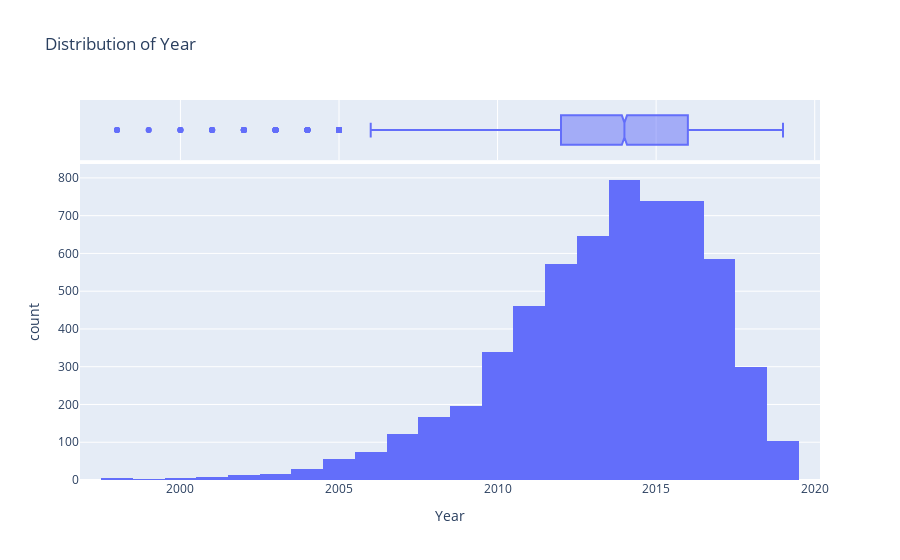
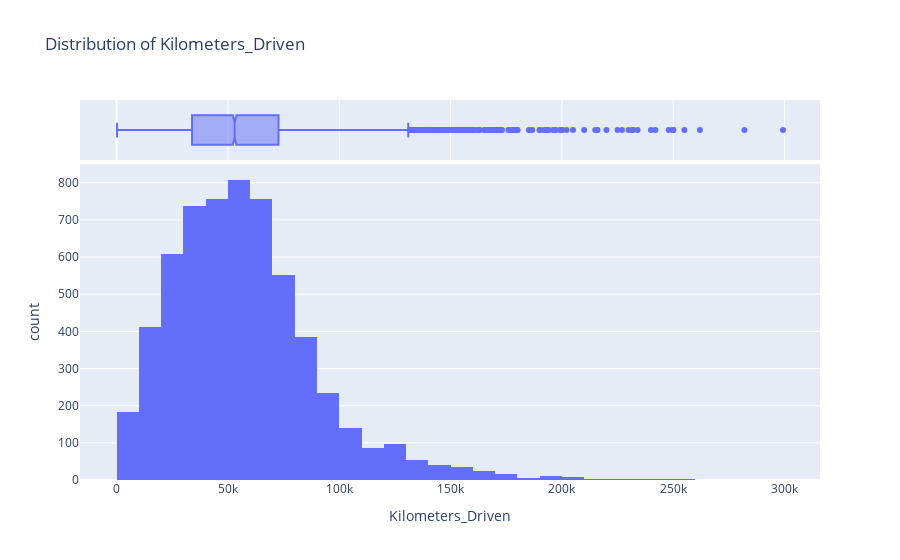
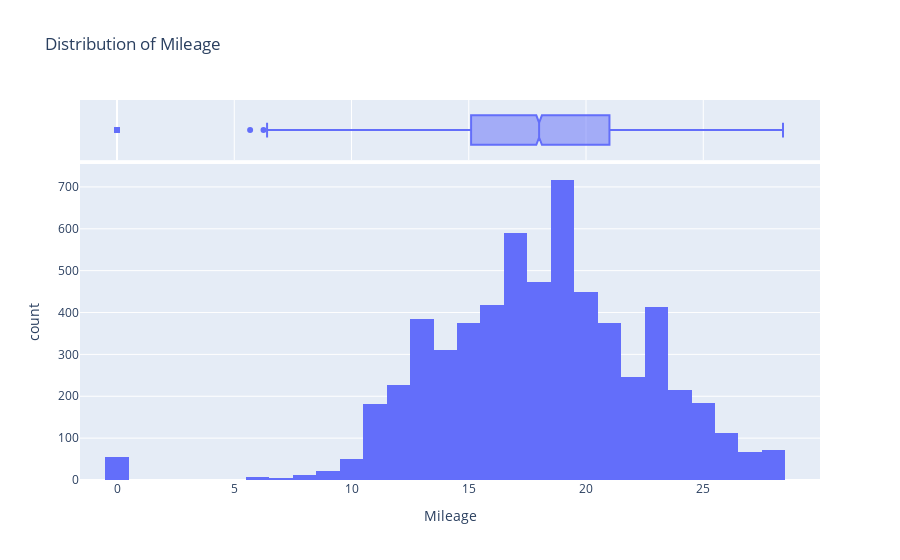
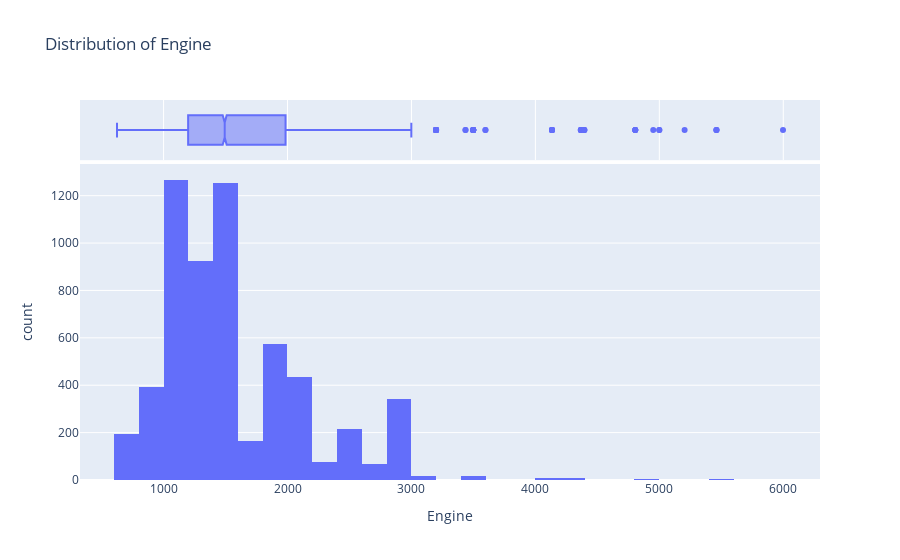

The notebook cell these images were saved under, in order:
### Code cell
numeric_cols = df_c.select_dtypes(include=[np.number]).columns.tolist()

for col in numeric_cols:
    fig = px.histogram(df_c, x=col, marginal='box', title=f'Distribution of {col}', nbins=30)
    fig.show()

### Figure 1 — Plotly figure (JSON) as saved in the notebook; plotly's stock layout.template omitted (floating-point values rounded to 4 significant figures; data arrays with more than 128 entries replaced by an {"elided": "..."} marker saying what was removed)
{"data": [{"alignmentgroup": "True", "bingroup": "x", "hovertemplate": "Year=%{x}<br>count=%{y}<extra></extra>", "legendgroup": "", "marker": {"color": "#636efa", "pattern": {"shape": ""}}, "name": "", "nbinsx": 30, "offsetgroup": "", "orientation": "v", "showlegend": false, "type": "histogram", "x": {"elided": "5966 int values"}, "xaxis": "x", "yaxis": "y"}, {"alignmentgroup": "True", "hovertemplate": "Year=%{x}<extra></extra>", "legendgroup": "", "marker": {"color": "#636efa"}, "name": "", "notched": true, "offsetgroup": "", "showlegend": false, "type": "box", "x": {"elided": "5966 int values"}, "xaxis": "x2", "yaxis": "y2"}], "layout": {"barmode": "relative", "legend": {"tracegroupgap": 0}, "title": {"text": "Distribution of Year"}, "xaxis": {"anchor": "y", "domain": [0, 1], "title": {"text": "Year"}}, "xaxis2": {"anchor": "y2", "domain": [0, 1], "matches": "x", "showgrid": true, "showticklabels": false}, "yaxis": {"anchor": "x", "domain": [0, 0.8316], "title": {"text": "count"}}, "yaxis2": {"anchor": "x2", "domain": [0.8416, 1], "matches": "y2", "showgrid": false, "showline": false, "showticklabels": false, "ticks": ""}}}

### Figure 2 — Plotly figure (JSON) as saved in the notebook; plotly's stock layout.template omitted (floating-point values rounded to 4 significant figures; data arrays with more than 128 entries replaced by an {"elided": "..."} marker saying what was removed)
{"data": [{"alignmentgroup": "True", "bingroup": "x", "hovertemplate": "Kilometers_Driven=%{x}<br>count=%{y}<extra></extra>", "legendgroup": "", "marker": {"color": "#636efa", "pattern": {"shape": ""}}, "name": "", "nbinsx": 30, "offsetgroup": "", "orientation": "v", "showlegend": false, "type": "histogram", "x": {"elided": "5966 int values"}, "xaxis": "x", "yaxis": "y"}, {"alignmentgroup": "True", "hovertemplate": "Kilometers_Driven=%{x}<extra></extra>", "legendgroup": "", "marker": {"color": "#636efa"}, "name": "", "notched": true, "offsetgroup": "", "showlegend": false, "type": "box", "x": {"elided": "5966 int values"}, "xaxis": "x2", "yaxis": "y2"}], "layout": {"barmode": "relative", "legend": {"tracegroupgap": 0}, "title": {"text": "Distribution of Kilometers_Driven"}, "xaxis": {"anchor": "y", "domain": [0, 1], "title": {"text": "Kilometers_Driven"}}, "xaxis2": {"anchor": "y2", "domain": [0, 1], "matches": "x", "showgrid": true, "showticklabels": false}, "yaxis": {"anchor": "x", "domain": [0, 0.8316], "title": {"text": "count"}}, "yaxis2": {"anchor": "x2", "domain": [0.8416, 1], "matches": "y2", "showgrid": false, "showline": false, "showticklabels": false, "ticks": ""}}}

### Figure 3 — Plotly figure (JSON) as saved in the notebook; plotly's stock layout.template omitted (floating-point values rounded to 4 significant figures; data arrays with more than 128 entries replaced by an {"elided": "..."} marker saying what was removed)
{"data": [{"alignmentgroup": "True", "bingroup": "x", "hovertemplate": "Mileage=%{x}<br>count=%{y}<extra></extra>", "legendgroup": "", "marker": {"color": "#636efa", "pattern": {"shape": ""}}, "name": "", "nbinsx": 30, "offsetgroup": "", "orientation": "v", "showlegend": false, "type": "histogram", "x": {"elided": "5966 float values"}, "xaxis": "x", "yaxis": "y"}, {"alignmentgroup": "True", "hovertemplate": "Mileage=%{x}<extra></extra>", "legendgroup": "", "marker": {"color": "#636efa"}, "name": "", "notched": true, "offsetgroup": "", "showlegend": false, "type": "box", "x": {"elided": "5966 float values"}, "xaxis": "x2", "yaxis": "y2"}], "layout": {"barmode": "relative", "legend": {"tracegroupgap": 0}, "title": {"text": "Distribution of Mileage"}, "xaxis": {"anchor": "y", "domain": [0, 1], "title": {"text": "Mileage"}}, "xaxis2": {"anchor": "y2", "domain": [0, 1], "matches": "x", "showgrid": true, "showticklabels": false}, "yaxis": {"anchor": "x", "domain": [0, 0.8316], "title": {"text": "count"}}, "yaxis2": {"anchor": "x2", "domain": [0.8416, 1], "matches": "y2", "showgrid": false, "showline": false, "showticklabels": false, "ticks": ""}}}

### Figure 4 — Plotly figure (JSON) as saved in the notebook; plotly's stock layout.template omitted (floating-point values rounded to 4 significant figures; data arrays with more than 128 entries replaced by an {"elided": "..."} marker saying what was removed)
{"data": [{"alignmentgroup": "True", "bingroup": "x", "hovertemplate": "Engine=%{x}<br>count=%{y}<extra></extra>", "legendgroup": "", "marker": {"color": "#636efa", "pattern": {"shape": ""}}, "name": "", "nbinsx": 30, "offsetgroup": "", "orientation": "v", "showlegend": false, "type": "histogram", "x": {"elided": "5966 int values"}, "xaxis": "x", "yaxis": "y"}, {"alignmentgroup": "True", "hovertemplate": "Engine=%{x}<extra></extra>", "legendgroup": "", "marker": {"color": "#636efa"}, "name": "", "notched": true, "offsetgroup": "", "showlegend": false, "type": "box", "x": {"elided": "5966 int values"}, "xaxis": "x2", "yaxis": "y2"}], "layout": {"barmode": "relative", "legend": {"tracegroupgap": 0}, "title": {"text": "Distribution of Engine"}, "xaxis": {"anchor": "y", "domain": [0, 1], "title": {"text": "Engine"}}, "xaxis2": {"anchor": "y2", "domain": [0, 1], "matches": "x", "showgrid": true, "showticklabels": false}, "yaxis": {"anchor": "x", "domain": [0, 0.8316], "title": {"text": "count"}}, "yaxis2": {"anchor": "x2", "domain": [0.8416, 1], "matches": "y2", "showgrid": false, "showline": false, "showticklabels": false, "ticks": ""}}}
